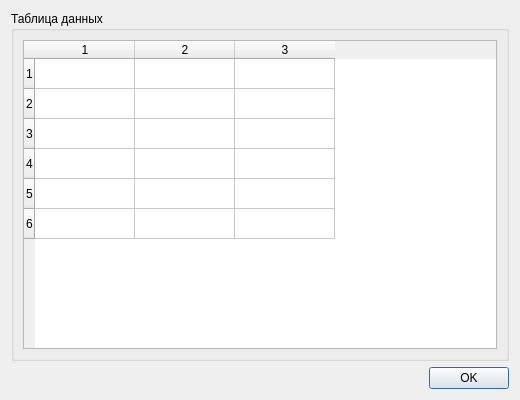
<?xml version="1.0" encoding="UTF-8"?>
<ui version="4.0"><class>Dialog</class><widget class="QDialog" name="Dialog"><property name="geometry"><rect><x>0</x><y>0</y><width>520</width><height>400</height></rect></property><property name="windowTitle"><string>#116 groups/201_group_with_table</string></property><layout class="QVBoxLayout" name="verticalLayout"><property name="leftMargin"><number>11</number></property><property name="topMargin"><number>11</number></property><property name="rightMargin"><number>11</number></property><property name="bottomMargin"><number>11</number></property><property name="spacing"><number>6</number></property><item><widget class="QGroupBox" name="g1"><property name="title"><string>Таблица данных</string></property><layout class="QVBoxLayout" name="g1Layout"><property name="leftMargin"><number>9</number></property><property name="topMargin"><number>9</number></property><property name="rightMargin"><number>9</number></property><property name="bottomMargin"><number>9</number></property><property name="spacing"><number>6</number></property><item><widget class="QTableWidget" name="table"><property name="rowCount"><number>6</number></property><property name="columnCount"><number>3</number></property></widget></item></layout></widget></item><item><layout class="QHBoxLayout" name="buttons"><property name="leftMargin"><number>0</number></property><property name="topMargin"><number>0</number></property><property name="rightMargin"><number>0</number></property><property name="bottomMargin"><number>0</number></property><property name="spacing"><number>6</number></property><item><spacer name="horizontalSpacer"><property name="orientation"><enum>Qt::Orientation::Horizontal</enum></property><property name="sizeHint" stdset="0"><size><width>40</width><height>20</height></size></property></spacer></item><item><widget class="QPushButton" name="ok"><property name="text"><string>OK</string></property></widget></item></layout></item></layout></widget></ui>
